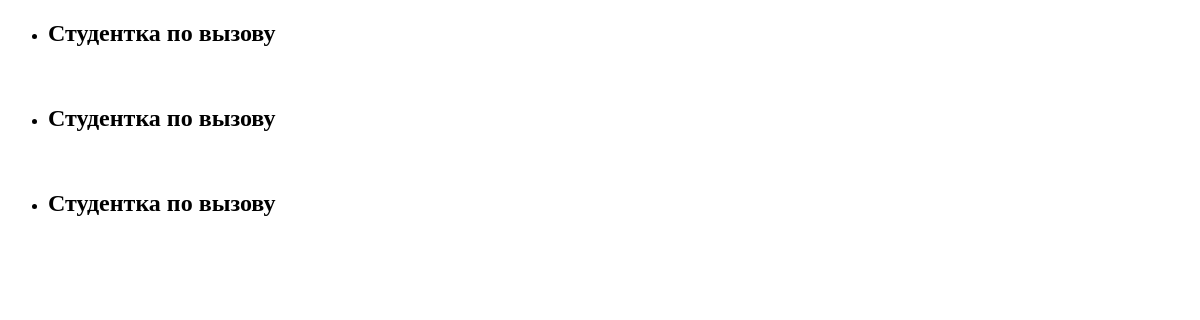
Page /film/ on the earlier database version.
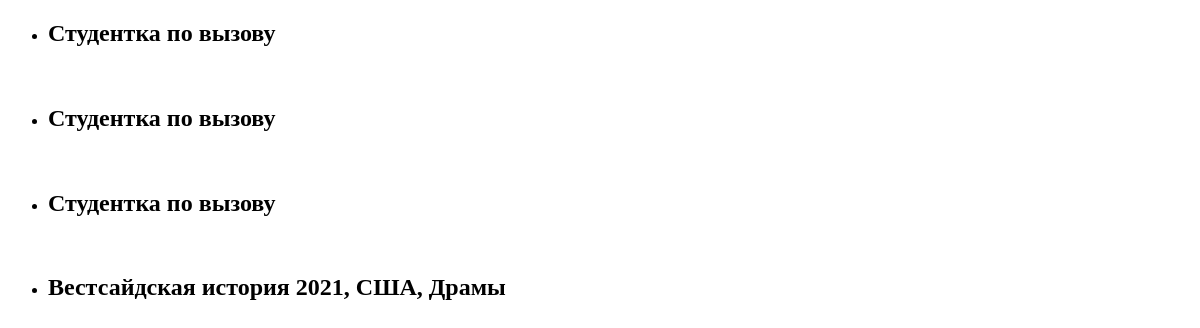
Same page on the later database version.
### parser_app/models.py (models this page shows)
class Cinema(models.Model):
    title = models.CharField(max_length=230)
    image = models.ImageField(upload_to='')

### parser_app/views.py (the view)
# urls.py: path('film/', views.FilmListView.as_view(), name="film_list" )
class FilmListView(ListView):
    template_name = 'film.html'
    queryset = models.Cinema.objects.all()
    def get_queryset(self):
        return self.queryset

### templates/film.html (shortened to what this page needs)
<!DOCTYPE html>
<html lang="en">
<head>
</head>
<body>
<div>
  <ul>
    {% for i in object_list %}
    <li>
      <h2>{{ i.title }}</h2>
    </li>
    {% endfor %}
  </ul>
</div>
</body>
</html>

Differences in the rows shown:
added Cinema: title "Вестсайдская история 2021, США, Драмы"
